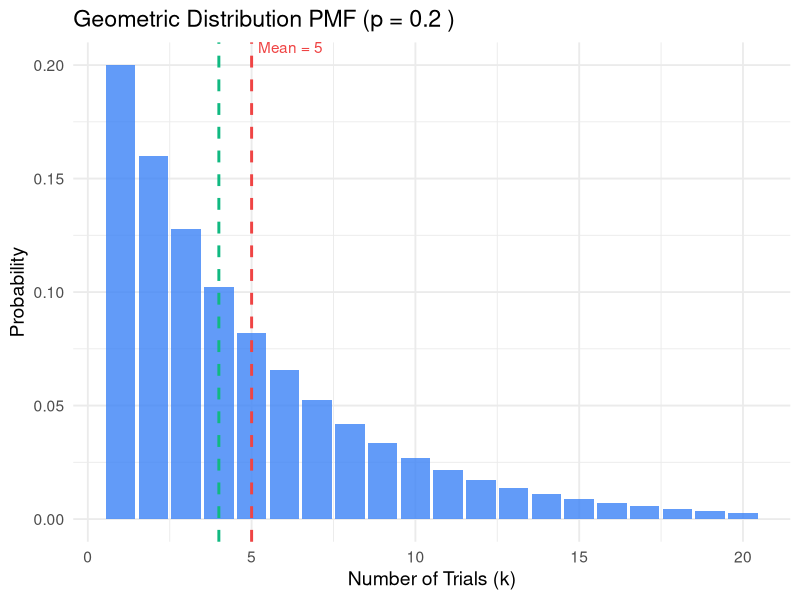
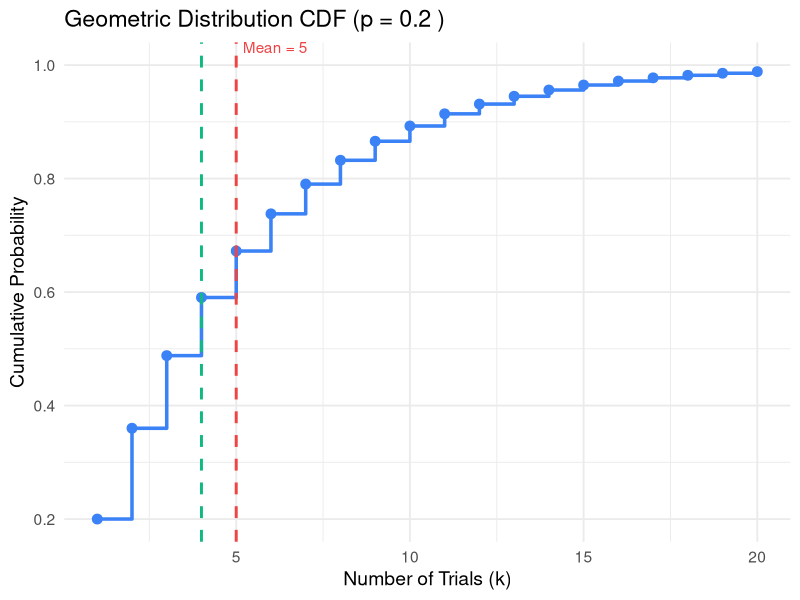
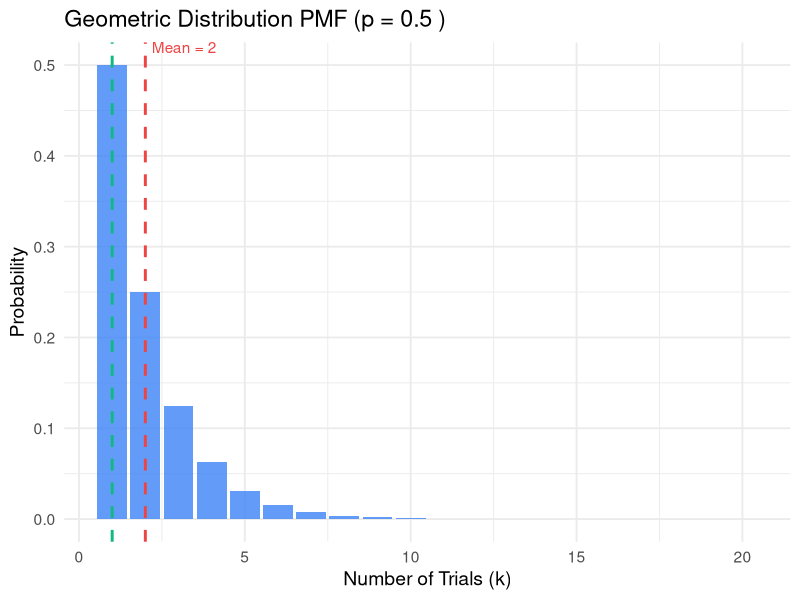
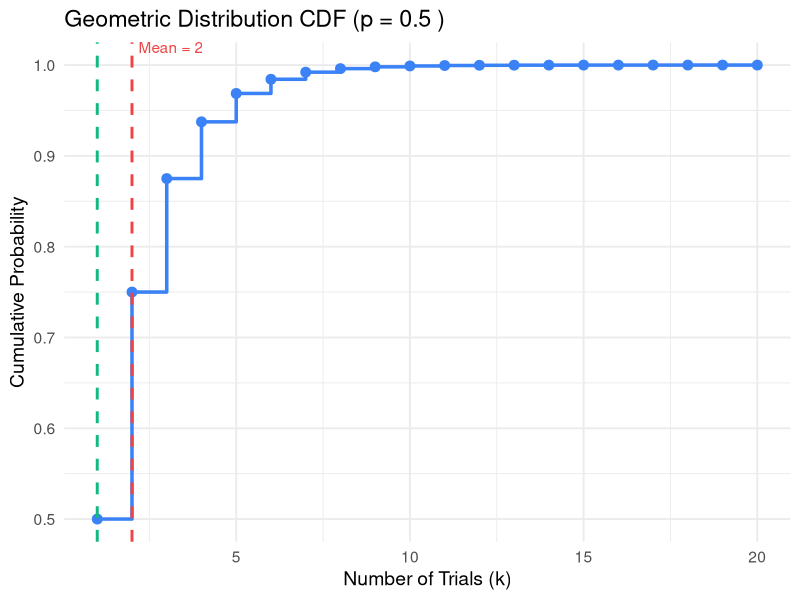
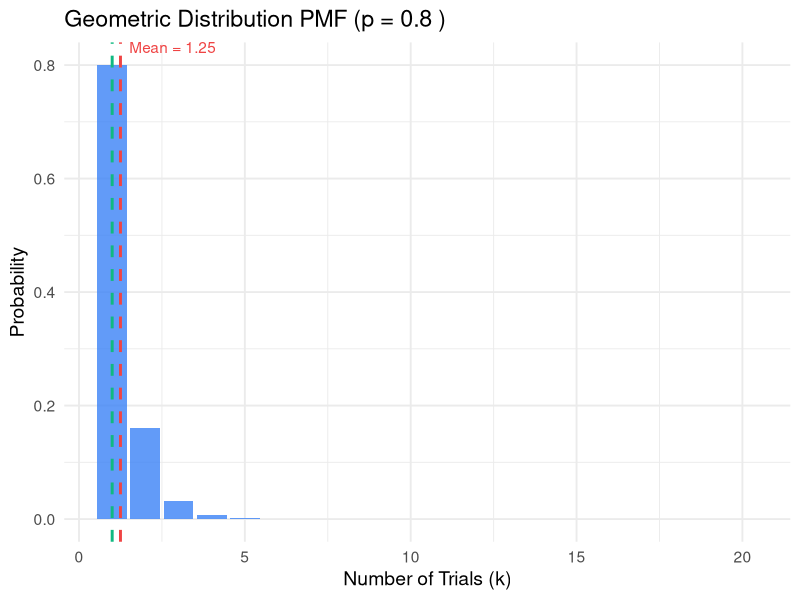
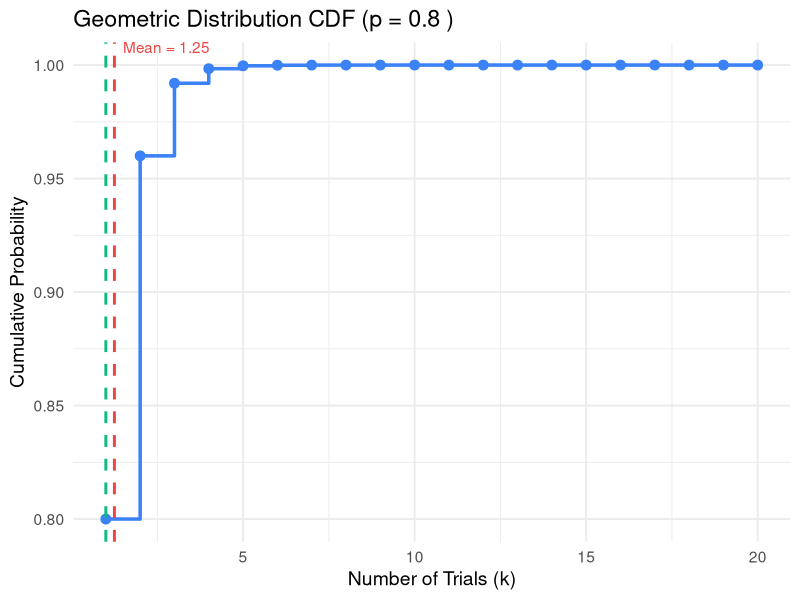
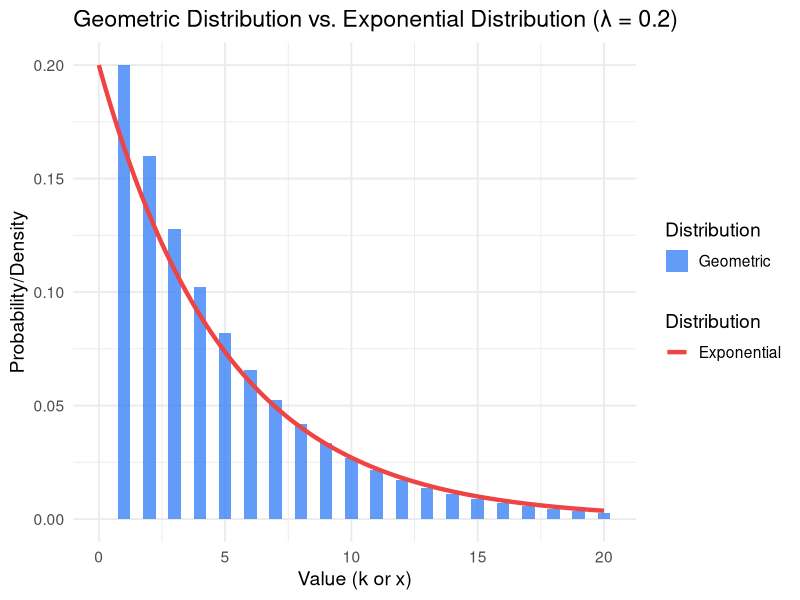

Write the R code that produced these figures, in order.
## ---- chunk 1
# This script requires the 'ggplot2' and 'dplyr' packages.
# If you can't run this code, please uncomment and run the following lines:
# install.packages("ggplot2")
# install.packages("dplyr")

library(ggplot2)
library(dplyr)

# --- Define the parameters for the distribution ---
# Choose three different values for p
p_values <- c(0.2, 0.5, 0.8)
max_k <- 20

# Create plots for the individual distributions
for (p in p_values) {
  # --- Calculate PMF, CDF, Mean, and Median ---
  k_values <- 1:max_k
  pmf_values <- dgeom(k_values - 1, prob = p)
  cdf_values <- pgeom(k_values - 1, prob = p)
  
  # Calculate the theoretical mean and median
  mean_value <- 1 / p
  median_value <- ceiling(-1 / log2(1 - p))
  
  # Create a data frame for plotting
  plot_data <- data.frame(
    k = k_values,
    pmf = pmf_values,
    cdf = cdf_values
  )
  
  # --- Plot the PMF (Density) ---
  pmf_plot <- ggplot(plot_data, aes(x = k, y = pmf)) +
    geom_bar(stat = "identity", fill = "#3b82f6", alpha = 0.8) +
    geom_vline(xintercept = mean_value, color = "#ef4444", linetype = "dashed", size = 1) +
    geom_vline(xintercept = median_value, color = "#10b981", linetype = "dashed", size = 1) +
    labs(
      title = paste("Geometric Distribution PMF (p =", p, ")"),
      x = "Number of Trials (k)",
      y = "Probability"
    ) +
    annotate("text", x = mean_value, y = max(pmf_values), label = paste("Mean =", round(mean_value, 2)), color = "#ef4444", vjust = -1, hjust = -0.1) +
    annotate("text", x = median_value, y = max(pmf_values), label = paste("Median =", median_value), color = "#10b981", vjust = -2, hjust = -0.1) +
    theme_minimal(base_size = 14)
  
  # --- Plot the CDF (Distribution) ---
  cdf_plot <- ggplot(plot_data, aes(x = k, y = cdf)) +
    geom_step(size = 1.2, color = "#3b82f6") +
    geom_point(color = "#3b82f6", size = 3) +
    geom_vline(xintercept = mean_value, color = "#ef4444", linetype = "dashed", size = 1) +
    geom_vline(xintercept = median_value, color = "#10b981", linetype = "dashed", size = 1) +
    labs(
      title = paste("Geometric Distribution CDF (p =", p, ")"),
      x = "Number of Trials (k)",
      y = "Cumulative Probability"
    ) +
    annotate("text", x = mean_value, y = 1.0, label = paste("Mean =", round(mean_value, 2)), color = "#ef4444", vjust = -1, hjust = -0.1) +
    annotate("text", x = median_value, y = 1.0, label = paste("Median =", median_value), color = "#10b981", vjust = -2, hjust = -0.1) +
    theme_minimal(base_size = 14)
  
  # Print both plots for the current p value
  print(pmf_plot)
  print(cdf_plot)
}

# --- Plot Geometric vs. Exponential for a small p value ---
p_small <- 0.2
lambda_val <- p_small
lambda <- lambda_val
max_x <- 20

# Create data for Geometric Distribution (discrete)
geom_data <- data.frame(
  x = 1:max_x,
  y = dgeom(0:(max_x-1), prob = p_small)
)

# Create data for Exponential Distribution (continuous)
exp_data <- data.frame(
  x = seq(0, max_x, by = 0.1),
  y = dexp(seq(0, max_x, by = 0.1), rate = lambda_val)
)

# Plot both distributions on the same graph
geom_exp_plot <- ggplot() +
  # Plot Geometric PMF as bars
  geom_bar(data = geom_data, aes(x = x, y = y, fill = "Geometric"), stat = "identity", alpha = 0.8, width = 0.5) +
  # Plot Exponential PDF as a line
  geom_line(data = exp_data, aes(x = x, y = y, color = "Exponential"), size = 1.5) +
  # Add labels and title
  labs(
    title = paste0("Geometric Distribution vs. Exponential Distribution (λ = ", lambda, ")"),
    x = "Value (k or x)",
    y = "Probability/Density"
  ) +
  # Customize colors and legend
  scale_fill_manual(values = c("Geometric" = "#3b82f6"), name = "Distribution") +
  scale_color_manual(values = c("Exponential" = "#ef4444"), name = "Distribution") +
  theme_minimal(base_size = 14)

# Print the final combined plot
print(geom_exp_plot)
